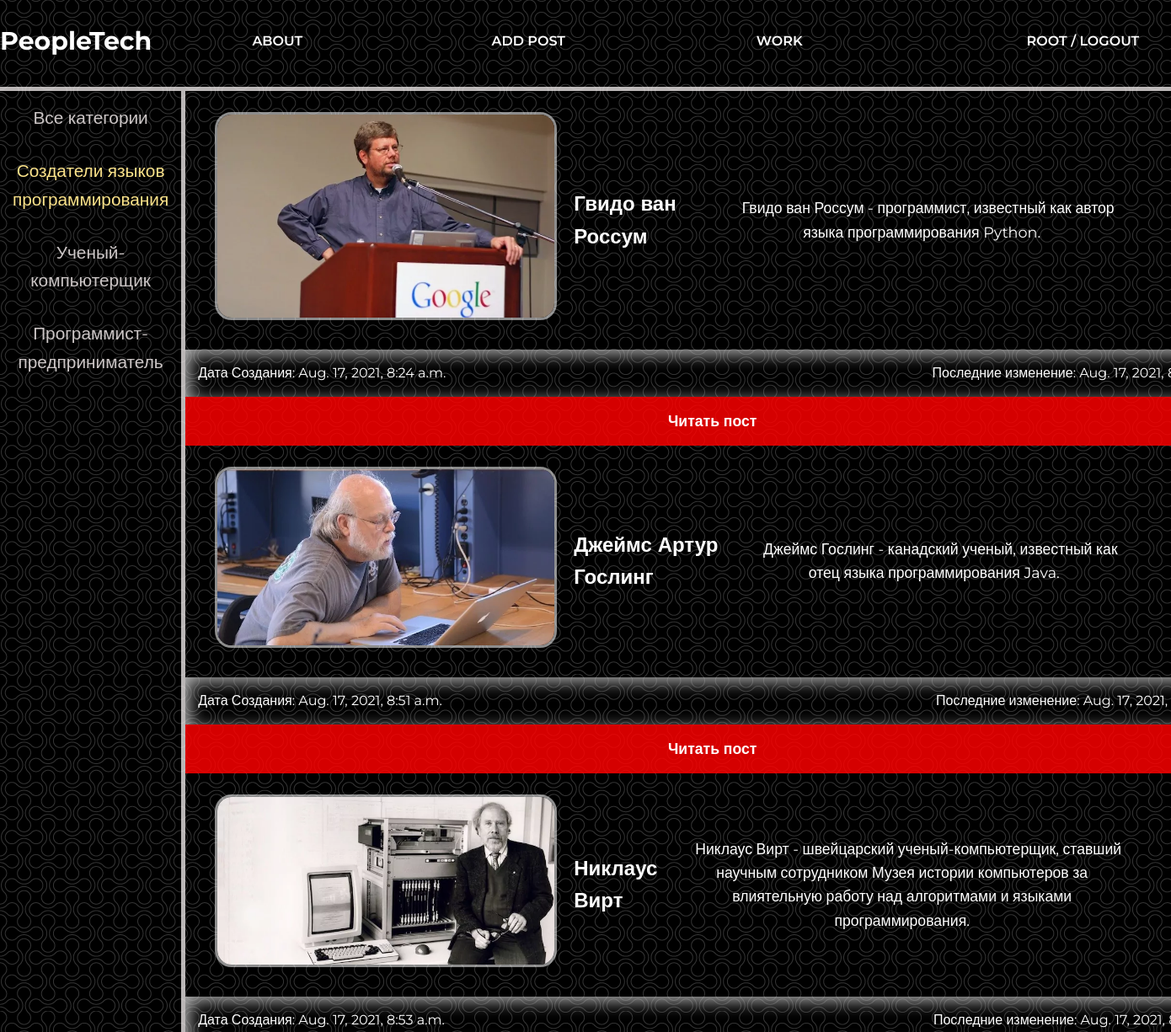
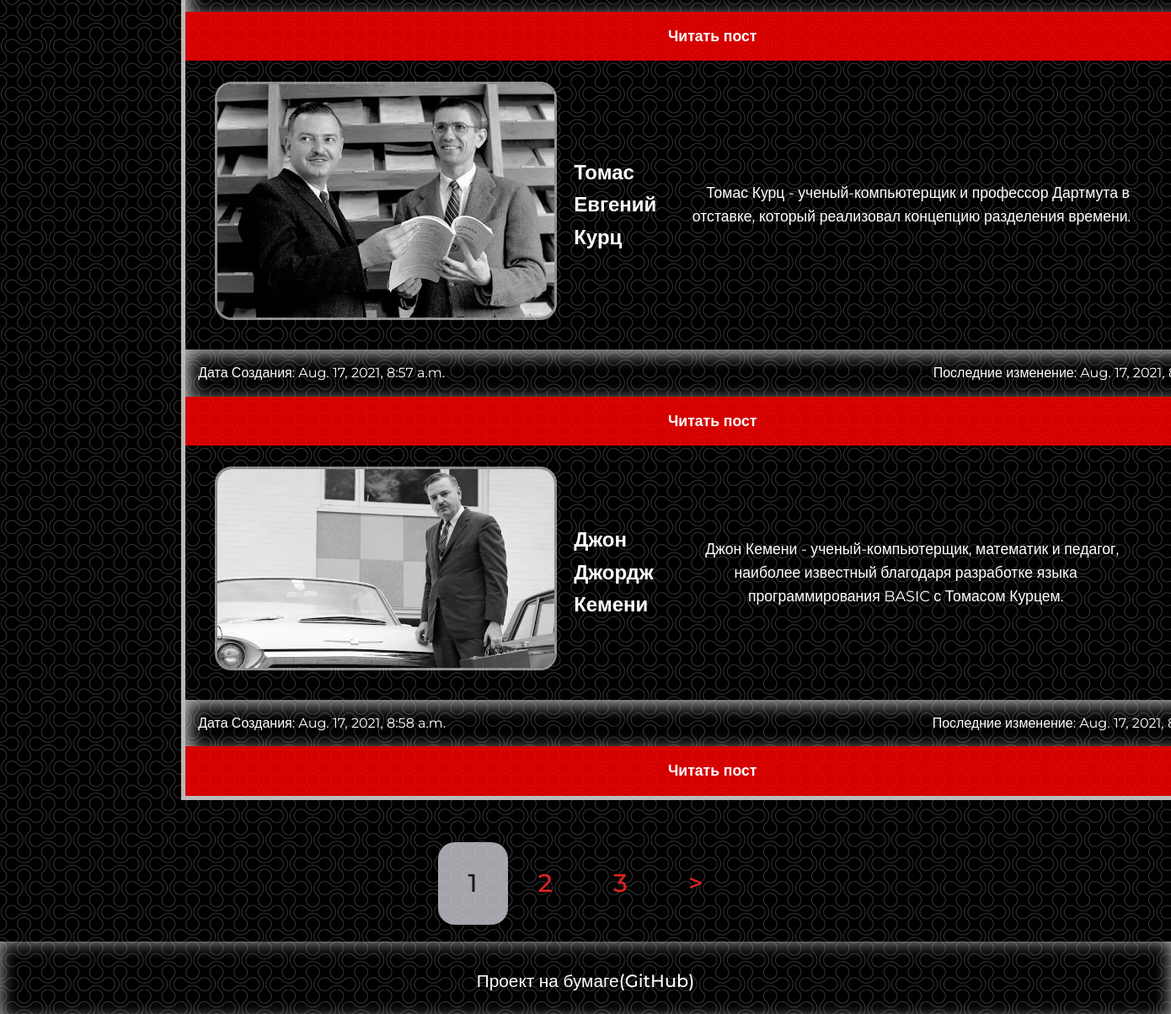
The app's page /category/sozdateli-yazykov-programmirovaniya (signed in) with its own data (2 pictures, top to bottom).
### people_it/models.py (models this page shows, shortened)
class Category(models.Model):
    name = models.CharField(max_length=255, db_index=True)
    slug = models.SlugField(max_length=255, unique=True, db_index=True)
    def get_absolute_url(self):
        return reverse('categories', kwargs={'cat_slug': self.slug})
    class Meta:
        verbose_name = "Категории"
        verbose_name_plural = "Категории"

class PeopleIt(models.Model):
    name = models.CharField(max_length=255, verbose_name='Имя')
    slug = models.SlugField(blank="True", max_length=255, unique=True, db_index=True, verbose_name='URL')
    who_is = models.TextField(verbose_name='Кто он')
    what_did = models.TextField(verbose_name='Что сделал')
    achievements = models.TextField(verbose_name='Достижения')
    photo = models.ImageField(upload_to = "photos/%Y/%m/%d/", verbose_name='Фотография')
    time_create = models.DateTimeField(auto_now_add=True, verbose_name='Дата создания')
    time_update = models.DateTimeField(auto_now=True, verbose_name='Последние изменение')
    is_published =  models.BooleanField(default=True, verbose_name='Опубликовать')
    cat = ForeignKey('Category', on_delete=models.PROTECT, verbose_name='Категория')
    def get_absolute_url(self):
        return reverse('show_post', kwargs={'post_slug': self.slug})
    class Meta:
        verbose_name = "Гении IT"
        verbose_name_plural = "Гении IT"

### people_it/views.py (the view)
# urls.py: path('category/<slug:cat_slug>', Categories.as_view(), name="categories"),
class Categories(LoginRequiredMixin, DataMixin, ListView):
    model = PeopleIt
    template_name = 'people_it/main.html'
    context_object_name = 'people'
    def get_queryset(self):
        return PeopleIt.objects.filter(cat__slug = self.kwargs["cat_slug"])
    def get_context_data(self, **kwargs):
        context= super().get_context_data(**kwargs)
        add_context = self.get_user_context(title = context["people"][0].cat.name, cat_selected = context["people"][0].cat)
        return dict(list(context.items()) + list(add_context.items()))

### people_it/utils.py (called while the page is built)
    def get_user_context(self, **kwargs):
        context = kwargs
        context["menu"] = menu
        if 'cat_selected' not in context:
            context['cat_selected'] = "all-categories"
        context["cats"] = Category.objects.all()
        return context

### people_it/templates/people_it/main.html
{% extends "people_it/base.html" %}
{% block content %}
    {% for person in people %}
    <div class="content_post">
        <img src="{{ person.photo.url }}" class='post_photo' alt="">
        <h2 class="post_name">{{ person.name }}</h2>
        <p class='post_content'>{{ person.who_is }}</p>
    </div>
    <div class="content_time_body">
        <div class="content_time_item">Дата Создания: {{ person.time_create }}</div>
        <div class="content_time_item">Последние изменение: {{ person.time_update }}</div>
    </div>
    <a href="{{ person.get_absolute_url }}" class="btn"><div class="btn_text">Читать пост</div></a>
    {% endfor %}
{% endblock %}

### people_it/templates/people_it/base.html (shortened to what this page needs)
{% load static %}
<!DOCTYPE html>
<html lang="en">
<head>
    <link rel="stylesheet" href="{% static 'people_it/css/FirstCss.css' %}">
</head>
<body>
<div class="wrapper">
    <div class="content">
        <header class="header">
            <div class="container">
                <div class="header_inner">
                    <a href ='{% url "home" %}' class="header_logo">PeopleTech</a>
                    <nav class="header_nav">
                        {% block menu %}
                        {% for menu in menu %}
                        <div class="header_items"><a href="{% url menu.url_name %}" class="header_links">{{ menu.name }}</a></div>
                        {% endfor %}
                        {% if user.is_authenticated %}
                            <div class="header_last_item">{{user.username }} / <a href="{% url 'logout' %}" class="header_links">LogOut</a></div>
                        {% else %}
                            <div class="header_last_item"><a href="{% url 'login' %}" class="header_links">Sign In</a> / <a href="{% url 'register' %}" class="header_links">Sign Up</a></div>
                        {% endif %}
                        {% endblock %}
                    </nav>
                </div>
            </div>
        </header>
        <div class="container">
            <div class="content_inner">
                <nav class="content_cats">
                {% block categories %}
                {% if cat_selected == "all-categories" %}
                    <div class="cats_items"><div class="cats_selected">Все категории</div></div>
                {% else %}
                    <div class="cats_items"><a href="{% url 'home' %}" class="cats_links">Все категории</a></div>
                {% endif %}
                {% for cat in cats %}
                {% if cat_selected == cat %}
                    <div class="cats_items"><div class="cats_selected">{{cat.name}}</div></div>
                {% else %}
                    <div class="cats_items"><a href="{{ cat.get_absolute_url }}" class="cats_links">{{cat.name}}</a></div>
                {% endif %}
                {% endfor %}
                {% endblock %}
                </nav>
                <div class="content_posts">
                {% block content %}
                {% endblock %}
                </div>
            </div>
            <div class="pagination">
                {% for page in paginator.page_range %}
                {% if page_obj.number == page %}
                    <div class="page_link page_link_selected">{{ page }}</div>
                {% elif page_obj.number|add:2 >= page and page > page_obj.number|add:-2 %}
                    <a href="?page={{ page }}" class="page_link">{{ page }}</a>
                {% endif %}
                {% endfor %}
                {% if page_obj.has_next %}
                    <a href="?page={{ page_obj.next_page_number }}" class="page_link">&gt</a>
                {% endif %}
            </div>
        </div>
        <div>
        <div class="footer">
            <div class="footer_row">
                <div class="footer_item"><a href="https://github.com/Kirill-Makarov-genius/First-Django-Project" class="footer_link">Проект на бумаге(GitHub)</a></div>
            </div>
        </div>
    </div>
</div>
</body>
</html>

### people_it/static/people_it/css/FirstCss.css (style rules this page uses)
html { background: url(../images/fon.png) repeat; margin: 0 auto; }
body { font-family: 'Montserrat', sans-serif; font-size: 1em; line-height: 1.6; color: rgb(255, 255, 255); margin:0; padding:0; }
* { margin: 0; padding: 0; }
h1, h2, h3, h4, h5, h6 { margin: 0; }
.wrapper { display: flex; flex-direction: column; }
.container { margin: 0 auto; max-width: 1500px; width: 100%; }
.content { width: 100%; height: 100%; }
.content_inner { display: flex; }
.content_cats { display: flex; flex-direction: column; max-width: 20%; }
.cats_selected { color: #fce38a; }
.cats_items { margin: 15px; align-items: center; text-align: center; font-size: 1.3em; text-align: center; text-decoration: none; }
.cats_links { position: relative; text-decoration: none; color: rgb(204, 198, 198); transition: color .1s linear; }
.cats_links:after { content: ""; opacity: 0; width: 100%; height: 0px; position: absolute; top: 100%; left: 0; z-index: 1; transition: opacity .1s linear; background-color: #fce38a; }
.post_photo { border: 3px solid rgba(255, 255, 255, 0.548); border-radius: 20px; width: 100%; max-width: 400px; height: auto; float: right; margin: 20px; margin-top: 10px; }
.content_posts { min-width: 90%; display: flex; flex-direction: column; border-left: 5px solid rgb(241, 236, 236, 0.774); border-right: 5px solid rgb(241, 236, 236, 0.774); border-bottom: 5px solid rgb(241, 236, 236, 0.774); margin-bottom: 30px; }
.content_post { max-width: 90%; display: flex; padding: 15px; justify-content: space-between; align-items: center; }
.post_content { margin: 0 15px; font-size: 1.1em; text-align: center; }
.post_content::first-letter { margin-left: 15px; }
.content_time_body { display: flex; justify-content: space-between; padding: 15px; box-shadow: 5px 5px 20px rgb(180, 180, 180) inset; }
.btn { flex: 1 1 auto; display: inline-block; background-color: rgba(255, 0, 0, 0.835); padding: 15px; text-decoration: none; color: rgb(255, 255, 255); transition: color .1s linear; }
.btn_text { font-size: 1.1em; font-weight: 600; text-align: center; }
.header { border-bottom: 5px solid rgba(241, 236, 236, 0.774); min-width: 100%; }
.header_inner { display: flex; padding-top: 25px; margin-bottom: 30px; }
.header_logo { display: inline-block; font-size: 30px; color: #ffff; font-weight: 700; text-decoration: none; }
.header_nav { display: flex; flex: 1 1 auto; font-size: 16px; font-weight: 600; text-transform: uppercase; align-items: center; min-width: 100%; }
.header_items { width: 20%; text-align: center; margin: 0 10px; }
.header_last_item { text-align: right; width: 20%; }
.header_links { color: #ffff; position: relative; text-decoration: none; transition: color .1s linear; }
.header_links:after { content: ""; opacity: 0; width: 100%; height: 3px; position: absolute; top: 100%; left: 0; z-index: 1; transition: opacity .1s linear; background-color: #fce38a; }
.pagination { display: flex; justify-content: center; }
.page_link { color: rgb(224, 35, 35); padding: 25px 36px; font-weight: 500; font-size: 30px; text-decoration: none; transition: background-color .1s linear; border-radius: 20px; margin: 20px 0; }
.page_link_selected { background-color: rgba(201, 201, 209, 0.815); color: rgba(0, 0, 0, 0.842); }
.footer { display: flex; justify-content: center; align-items: center; box-shadow: 0px 0px 20px rgb(180, 180, 180) inset; padding: 30px; flex: 1 1 auto; }
.footer_item { font-size: 1.3em; font-weight: 500; }
.footer_link { text-decoration: none; color: rgb(255, 255, 255); }

### records on screen
Category: name "Создатели языков программирования"
Category: name "Ученый-компьютерщик"
Category: name "Программист-предприниматель"
PeopleIt: photo (picture), name "Гвидо ван Россум", who_is "Гвидо ван Россум - программист, известный как автор языка программирования Python.", time_create "Aug. 17, 2021, 8:24 a.m.", time_update "Aug. 17, 2021,…"
PeopleIt: photo (picture), name "Джеймс Артур Гослинг", who_is "Джеймс Гослинг - канадский ученый, известный как отец языка программирования Java.", time_create "Aug. 17, 2021, 8:51 a.m.", time_update "Aug. 17, 2021,…"
PeopleIt: photo (picture), name "Никлаус Вирт", who_is "Никлаус Вирт - швейцарский ученый-компьютерщик, ставший научным сотрудником Музея истории компьютеров за влиятельную работу над алгоритмами и языками программирования.", time_create "Aug. 17, 2021, 8:53 a.m.", time_update "Aug. 17, 2021,…"
PeopleIt: photo (picture), name "Томас Евгений Курц", who_is "Томас Курц - ученый-компьютерщик и профессор Дартмута в отставке, который реализовал концепцию разделения времени.", time_create "Aug. 17, 2021, 8:57 a.m.", time_update "Aug. 17, 2021,…"
PeopleIt: photo (picture), name "Джон Джордж Кемени", who_is "Джон Кемени - ученый-компьютерщик, математик и педагог, наиболее известный благодаря разработке языка программирования BASIC с Томасом Курцем.", time_create "Aug. 17, 2021, 8:58 a.m.", time_update "Aug. 17, 2021,…"

### other values on screen
{{ menu.name }} "ABOUT" "ADD POST" "WORK"
{{ user.username }} "ROOT"
{{ page }} "1"
{{ page }} "2" "3"
